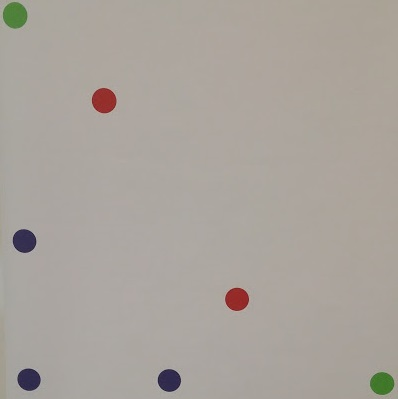
%> input picture Testing/Grid of Points/picture.jpg, 398 x 399 px
$ octave ImageProcessDistanceFinal.m   (GNU Octave 9; MATLAB toolbox functions it lacks are replaced by stand-ins)
%> lines starting %> are read from the running program, lines starting %| are printed output that depends on the picture; in (x1, y1, x2, y2) boxes, pixels count from 0 and x2, y2 are one past the last pixel; in counts of white or black regions, pixels touching at a corner belong together; the program's own positions count from 1
%> further down, myPhoto is the input picture: size 399x398x3 uint8; mean R, G, B 169.9, 163.6, 156.7
### Testing/Grid of Points/myImgStats.m
function centroids = myImgStats(myPhoto,mask)
%> called with mask = 1

myGrey = rgb2gray(myPhoto);

myMask = imsubtract(myPhoto(:,:,mask),myGrey);
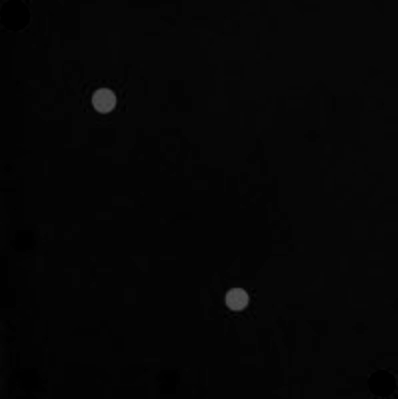
%> myMask: size 399x398 uint8; min 0, max 81, mean 5.4

myFiltered = medfilt2(myMask,[3 3]);

thres = graythresh(myFiltered);
%> thres = 0.143

myBinary = im2bw(myFiltered,thres);
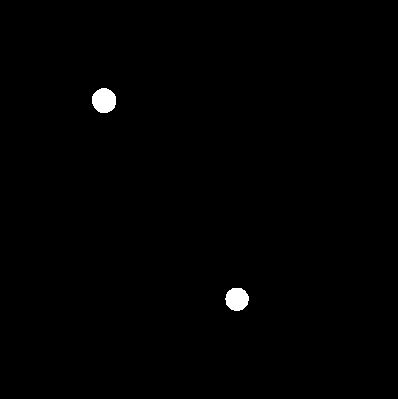
%> myBinary: size 399x398 logical; 0.57% white; 2 white regions

myObjects = bwareaopen(myBinary,300);

labels = bwlabel(myObjects,8);
%> labels: size 399x398 double; 3 distinct labels, from 0 to 2

stats = regionprops(labels,'BoundingBox','Centroid');
%> stats = 2 regions; box (x1, y1, x2, y2) and Centroid: (92, 88, 116, 113) [104.6 101.1], (225, 288, 249, 311) [237.6 299.8]

centroids = cat(1, stats.Centroid);
%> centroids = [104.6 101.1; 237.6 299.8]

### Testing/Grid of Points/ImageProcessDistanceFinal.m
%% Final Assignment (8): Image Processing
% Samuel S. Artho-Bentz


%% Clean Up
clc
clear all
close all

%% Input
myPhoto = imread('picture.jpg');
redstats=myImgStats(myPhoto,1);
%> redstats = [104.6 101.1; 237.6 299.8]
greenstats=myImgStats(myPhoto,2);
%> call 2 of myImgStats, with mask = 2
%> in myImgStats (call 2), `thres = graythresh(myFiltered);`: thres = 0.0392
%> in myImgStats (call 2), `myBinary = im2bw(myFiltered,thres);`:
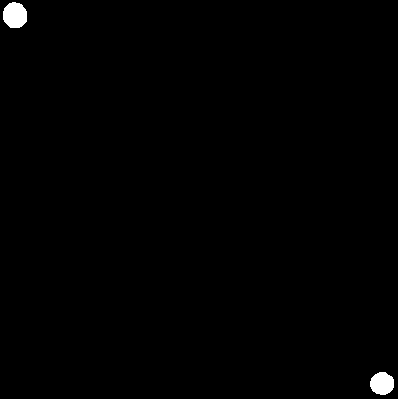
%> myBinary: size 399x398 logical; 0.59% white; 2 white regions
%> in myImgStats (call 2), `labels = bwlabel(myObjects,8);`: labels: size 399x398 double; 3 distinct labels, from 0 to 2
%> in myImgStats (call 2), `stats = regionprops(labels,'BoundingBox','Centroid');`: stats = 2 regions; box (x1, y1, x2, y2) and Centroid: (3, 2, 27, 28) [15.6 15.9], (370, 372, 394, 395) [382.7 384.1]
%> in myImgStats (call 2), `centroids = cat(1, stats.Centroid);`: centroids = [15.55 15.85; 382.7 384.1]
%> greenstats = [15.55 15.85; 382.7 384.1]
bluestats=myImgStats(myPhoto,3);
%> call 3 of myImgStats, with mask = 3
%> in myImgStats (call 3), `thres = graythresh(myFiltered);`: thres = 0.049
%> in myImgStats (call 3), `myBinary = im2bw(myFiltered,thres);`:
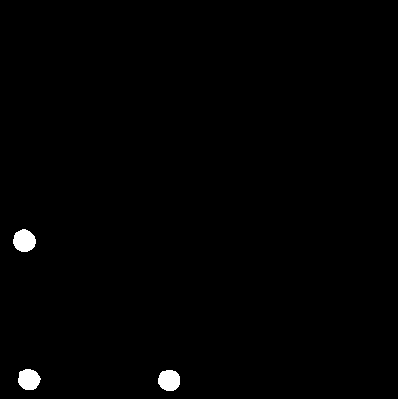
%> myBinary: size 399x398 logical; 0.73% white; 3 white regions
%> in myImgStats (call 3), `labels = bwlabel(myObjects,8);`: labels: size 399x398 double; 4 distinct labels, from 0 to 3
%> in myImgStats (call 3), `stats = regionprops(labels,'BoundingBox','Centroid');`: stats = 3 regions; box (x1, y1, x2, y2) and Centroid: (13, 229, 36, 252) [24.9 241.4], (18, 369, 41, 390) [29.5 380.1], (158, 370, 180, 391) [169.8 380.9]
%> in myImgStats (call 3), `centroids = cat(1, stats.Centroid);`: centroids = [24.87 241.4; 29.49 380.1; 169.8 380.9]
%> bluestats = [24.87 241.4; 29.49 380.1; 169.8 380.9]

% [10 lines of commented-out code are left out]

%% linreg vert
%> (the run ends here)

$ run again, with Testing/Grid of Points/IMG_7849.JPG copied over Testing/Grid of Points/picture.jpg
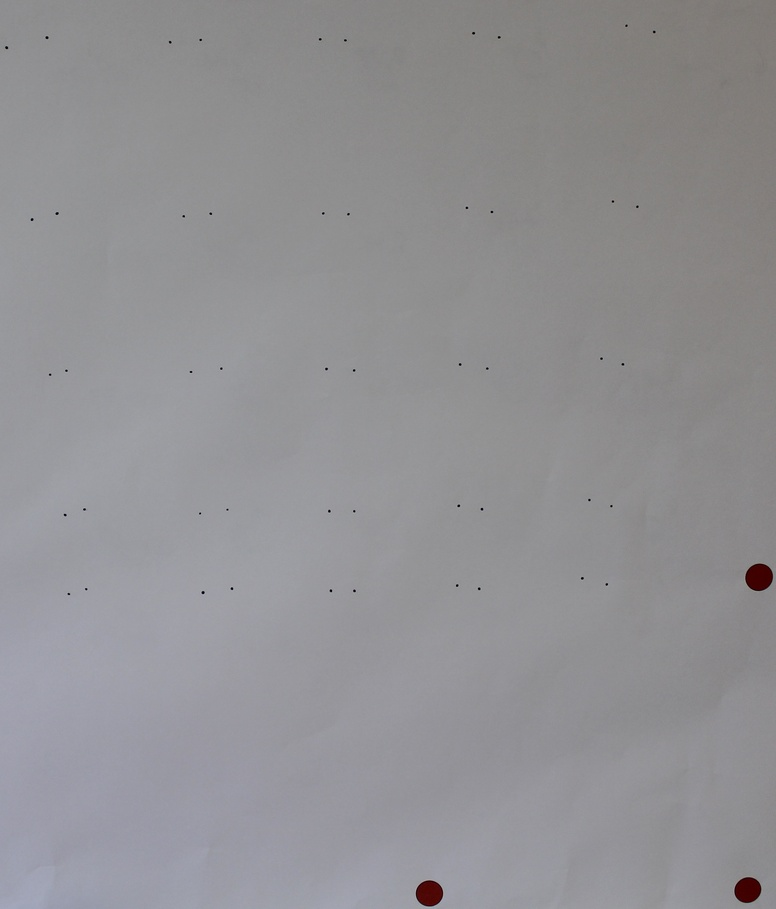
%> input picture Testing/Grid of Points/IMG_7849.JPG, 776 x 909 px, shrunk from 2542 x 2978 before the run
%> myPhoto is the input picture: size 909x776x3 uint8; mean R, G, B 145.7, 145.1, 148.1
%> thres = 0.0824
%> in myImgStats, `myBinary = im2bw(myFiltered,thres);`:
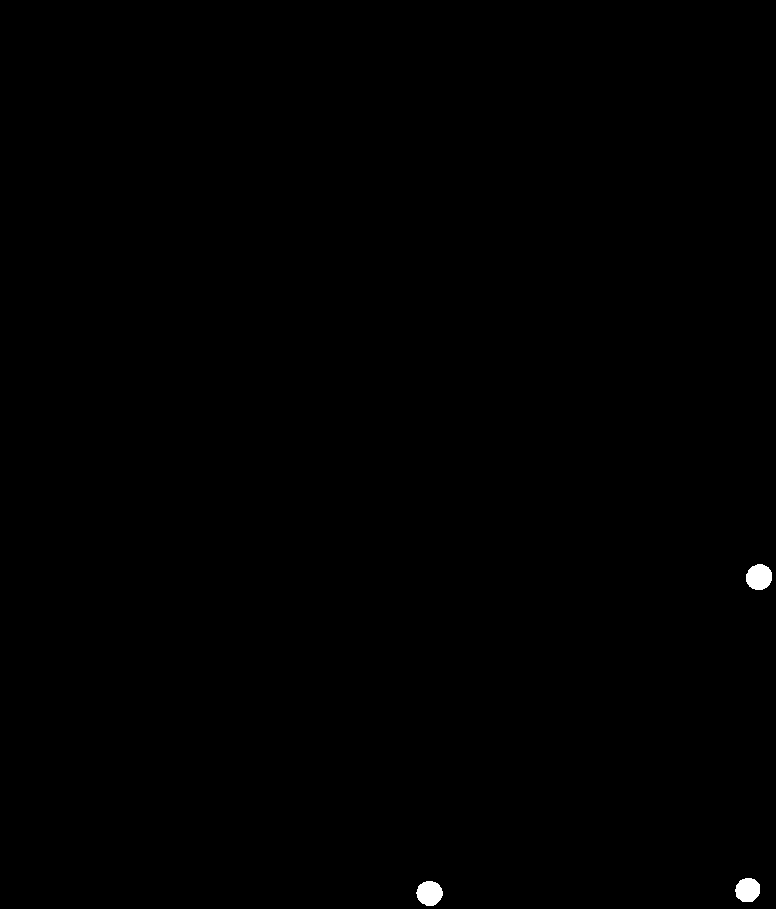
%> myBinary: size 909x776 logical; 0.22% white; 3 white regions
%> labels: size 909x776 double; 4 distinct labels, from 0 to 3
%> stats = 3 regions; box (x1, y1, x2, y2) and Centroid: (416, 881, 443, 906) [430.1 893.9], (735, 878, 760, 902) [748.3 890.6], (746, 564, 772, 590) [759.7 577.7]
%> centroids = [430.1 893.9; 748.3 890.6; 759.7 577.7]
%> myBinary: size 909x776 logical; 0.14% white in thin lines or dots
%> myObjects: size 909x776 logical; every value is 0
%> labels: size 909x776 double; every value is 0
%> stats = 0 regions
%> greenstats = []
%> thres = 0.0157
%> myBinary: size 909x776 logical; 26.8% white; 71 white regions (29 under 20 px), largest, box (x1, y1, x2, y2) and area: (0, 391, 612, 909) 182299, (570, 848, 640, 909) 2374, (666, 850, 704, 909) 1174
%> myObjects: size 909x776 logical; 26.4% white; 4 white regions
%> in myImgStats (call 3), `labels = bwlabel(myObjects,8);`:
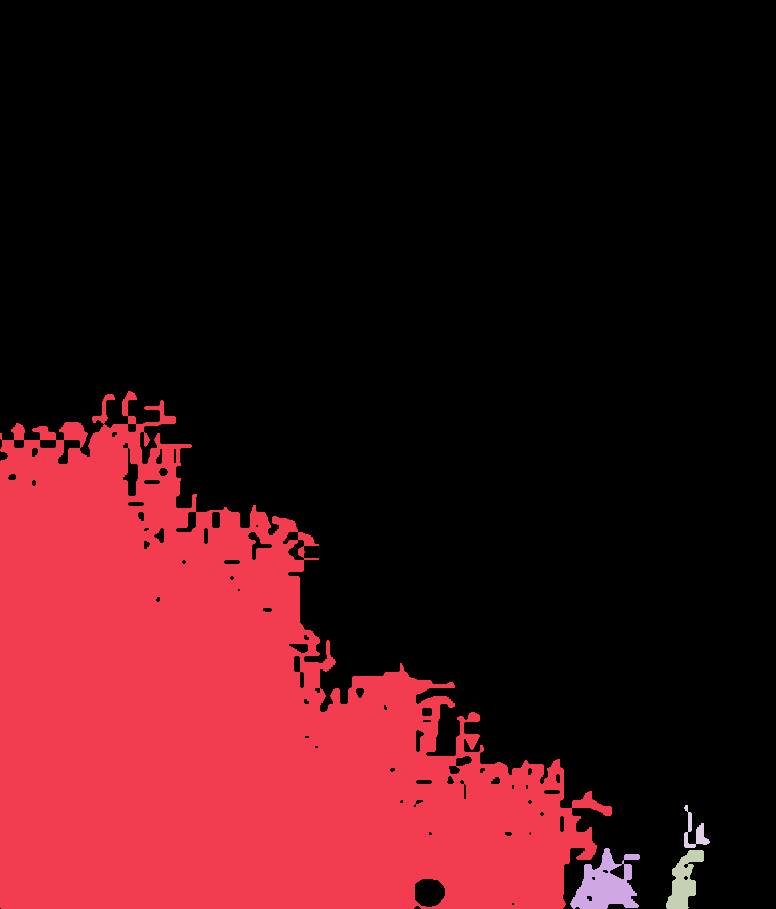
%> labels: size 909x776 double; 5 distinct labels, from 0 to 4; one colour per label, 0 black
%> stats = 4 regions; box (x1, y1, x2, y2) and Centroid: (0, 391, 612, 909) [221.1 721.3], (570, 848, 640, 909) [606.6 885.9], (666, 850, 704, 909) [684.6 881.5], (684, 805, 710, 848) [695.4 833.5]
%> centroids = [221.1 721.3; 606.6 885.9; 684.6 881.5; 695.4 833.5]
%> bluestats has the same summary as centroids in myImgStats
